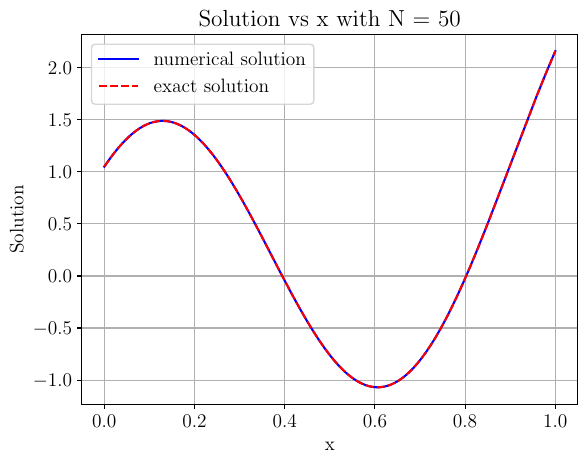

Reproduce this figure in Python.


import numpy as np
from scipy.sparse import spdiags
from scipy.sparse.linalg import spsolve
import matplotlib
import matplotlib.pylab as plt
matplotlib.rcParams.update(matplotlib.rcParamsDefault)
matplotlib.rcParams.update({'font.size':14,'font.family':'serif'})
matplotlib.rcParams.update({'text.usetex':'true'})

if __name__ == "__main__":
    L = 1
    N = 800
    h = L/(N+1)
    alpha = 21/20
    beta = 1 + np.exp(np.pi)/20
    e=np.ones(N)

    A=(spdiags(-e,-1,N,N)+spdiags((2+h**2*np.pi**2)*e,0,N,N)+spdiags(-e,1,N,N))/h**2
    #A.toarray()  # if you want to print the matrix to screen

    F=np.ones(N)
    Uexact = np.ones(N)
    X = np.ones(N+2) # with boundary points

    X[0] = 0
    X[N+1] = L
    for i in range(N):
        x = (i+1)/(N+1)
        X[i+1] = x
        F[i] = 5*np.pi**2*(np.cos(2*np.pi*x)+np.sin(2*np.pi*x))
        Uexact[i] =np.cos(2*np.pi*x)+np.sin(2*np.pi*x)+ np.exp(np.pi*x)/20

    F[0] = F[0] + alpha/h**2
    F[N-1] = F[N-1] + beta/h**2

    U=spsolve(A,F)

    UmunusUxact=np.ones(N)
    UmunusUxact = np.abs(U-Uexact)

    UmunusUxactL2 = 0
    UL2 = 0
    for i in range(N):
        UmunusUxactL2 = UmunusUxactL2 + UmunusUxact[i]**2
        UL2 = UL2 + U[i]**2
    UmunusUxactL2 = np.sqrt(h*UmunusUxactL2)
    UL2 = np.sqrt(h*UL2)

    Error = UmunusUxactL2/UL2

    print("Error = %20.15f" %Error)

    ##
    UwithBoundaryValue = np.ones(N+2)
    UexactwithBoundaryValue = np.ones(N+2)

    UwithBoundaryValue[0] = alpha
    UexactwithBoundaryValue[0] = alpha
    UwithBoundaryValue[N+1] = beta
    UexactwithBoundaryValue[N+1] = beta

    for i in range(N):
        UwithBoundaryValue[i+1] = U[i]
        UexactwithBoundaryValue[i+1] = Uexact[i]

    # plot
    plt.figure(1)
    plt.clf()
    plt.grid()
    plt.plot(X,UwithBoundaryValue,'b-')
    plt.plot(X,UexactwithBoundaryValue,'r--')
    plt.title(r'Solution vs x with N = 50')
    plt.xlabel(r'x')
    plt.ylabel('Solution')
    plt.legend(['numerical solution','exact solution'])
    #plt.show()

    plt.savefig('hw2Q1.pdf',format='pdf',bbox_inches='tight')

